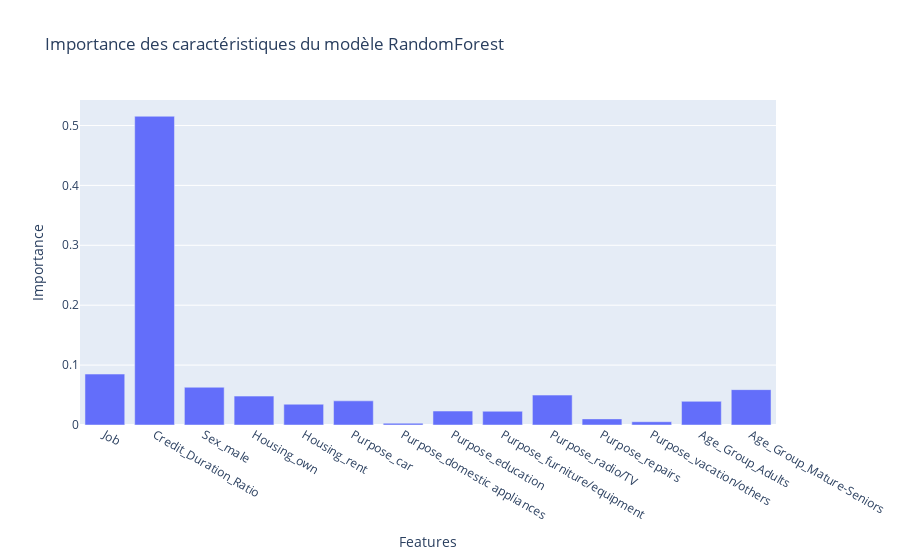

Source (notebook cell):
### Markdown cell above
Modeling avec tous les graphiques et metrics simples

### Code cell
# Séparation des données
X = df.drop(columns=['Risk'])  # Remplace 'Risk' par le nom de ta colonne cible
y = df['Risk']  # Colonne cible

# Applique l'encodage one-hot
X_processed = preprocess_data(X)  # Vous devez définir ou importer cette fonction

# Encoder la variable cible
y_encoded = encode_target(y)  # Fonction d'encodage des labels

# Séparer les données en ensembles d'entraînement et de test
X_train, X_test, y_train, y_test = split_data(X_processed, y_encoded)  # Fonction de séparation des données

# Définir le modèle RandomForest et la grille de recherche
grid_search = cross_validate()  # Fonction de validation croisée, qui retourne un objet GridSearchCV

# Entraîner le modèle et évaluer
evaluate_model(grid_search, X_train, y_train, X_test, y_test)  # Appel de la fonction evaluate_model

# Obtenir le meilleur modèle
best_model = grid_search.best_estimator_

# Appel pour visualiser l'arbre 0
plot_random_forest_tree(best_model, X_train, y_train, tree_index=0)

# Visualiser l'importance des caractéristiques
plot_feature_importances(best_model)  # Fonction pour l'importance des features

# Prédictions sur le jeu de test
y_pred = best_model.predict(X_test)
y_pred_prob = best_model.predict_proba(X_test)[:, 1]

# Visualiser la matrice de confusion
plot_confusion_matrix(y_test, y_pred)  # Fonction de matrice de confusion

# Visualiser la courbe ROC
plot_roc_curve(y_test, y_pred_prob)  # Fonction de courbe ROC

# Visualiser la courbe Précision/Rappel
plot_precision_recall_curve(y_test, y_pred_prob)

### Figure 1 — Plotly figure (JSON) as saved in the notebook; plotly's stock layout.template omitted (floating-point values rounded to 4 significant figures)
{"data": [{"alignmentgroup": "True", "hovertemplate": "Features=%{x}<br>Importance=%{y}<extra></extra>", "legendgroup": "", "marker": {"color": "#636efa", "pattern": {"shape": ""}}, "name": "", "offsetgroup": "", "orientation": "v", "showlegend": false, "textposition": "auto", "type": "bar", "x": ["Job", "Credit_Duration_Ratio", "Sex_male", "Housing_own", "Housing_rent", "Purpose_car", "Purpose_domestic appliances", "Purpose_education", "Purpose_furniture/equipment", "Purpose_radio/TV", "Purpose_repairs", "Purpose_vacation/others", "Age_Group_Adults", "Age_Group_Mature-Seniors"], "xaxis": "x", "y": [0.08502, 0.5154, 0.06302, 0.04823, 0.03467, 0.04031, 0.002964, 0.02328, 0.02295, 0.04993, 0.0102, 0.005463, 0.03951, 0.05903], "yaxis": "y"}], "layout": {"barmode": "relative", "legend": {"tracegroupgap": 0}, "title": {"text": "Importance des caractéristiques du modèle RandomForest"}, "xaxis": {"anchor": "y", "domain": [0, 1], "title": {"text": "Features"}}, "yaxis": {"anchor": "x", "domain": [0, 1], "title": {"text": "Importance"}}}}
